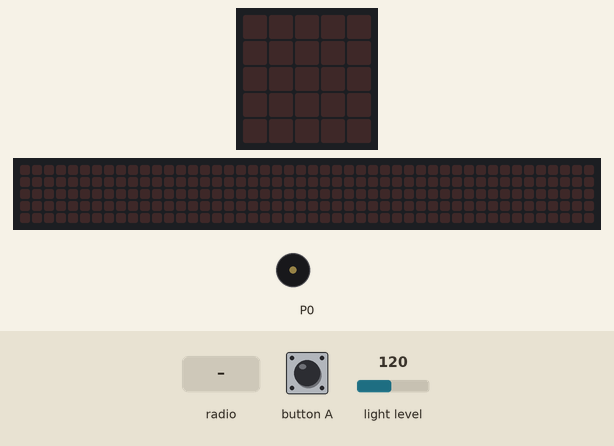
A program run on a simulated BBC micro:bit (MakeCode). Shown: the board's 5×5 LED display, a strip that is not on the board, showing the scrolling text unrolled, buzzer (waves = sounding). The test bench sets the inputs (shaded band); at power-on: light level 120. No radio messages arrive unless stated (any console line starting 'radio sent:' is added by the test bench); the 48×5 strip is a reading aid, not a part: it shows the text the display is scrolling, unrolled, one strip-width of it at a time; what the program prints to the serial console is not drawn.

Above: at 1.2 s.
1.3 s: radio message "lights off" arrives
At 1.7 s:
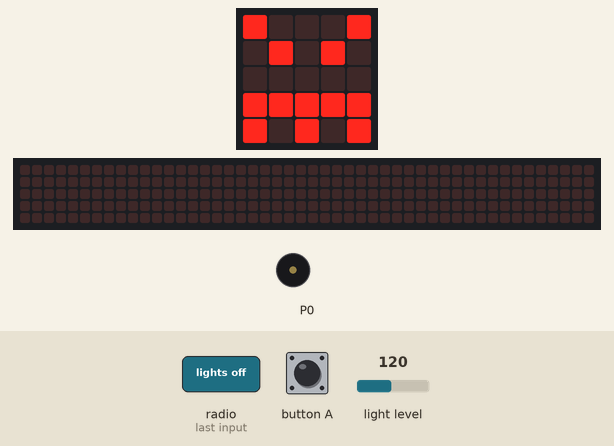
4.3 s: button A pressed for 0.15 s
At 4.84 s:
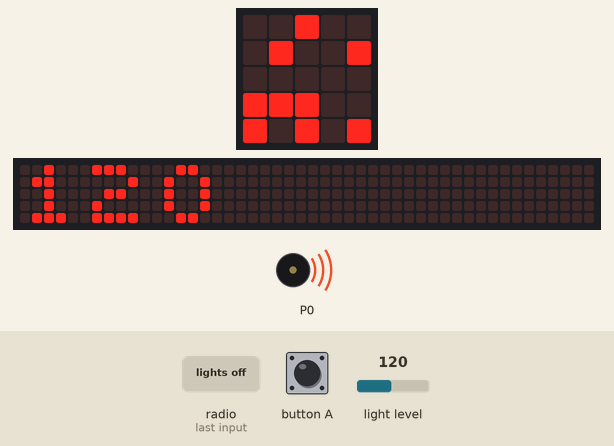
7.3 s: radio message "lights off" arrives
At 9.8 s:
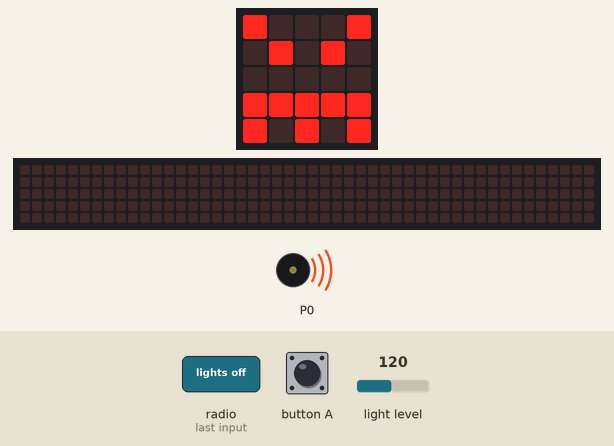
10.3 s: radio message "lights on" arrives
At 11.3 s:
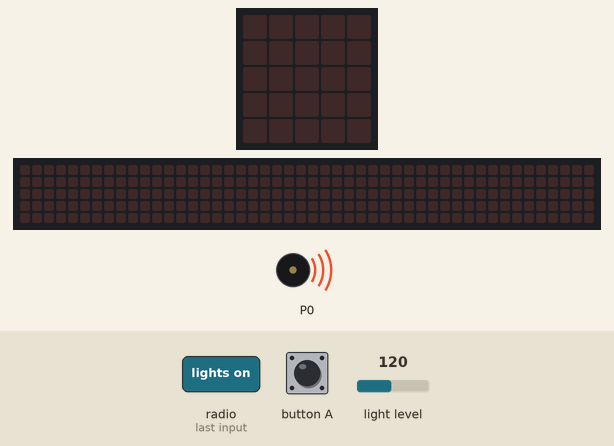
13.1 s: button A pressed for 0.15 s
At 13.4 s:
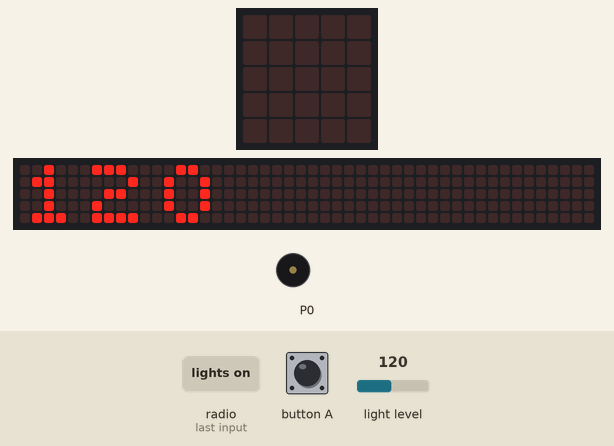
Timing chart, 0 to 16.1 s (numbered marks = the images above; inputs shaded):
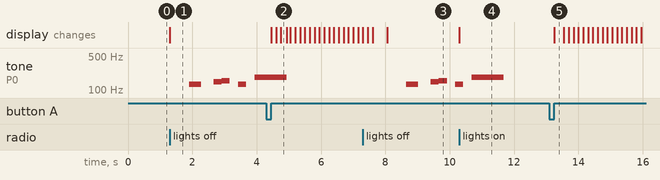

Measured:
- after the input at 1.3 s, tone on P0: plays 131 Hz for 0.38 s, 147 Hz for 0.26 s, 156 Hz for 0.25 s, 131 Hz for 0.25 s, 185 Hz for 0.36 s, starting after 0.60 s; the display: changes at once (image 1)
- after the input at 4.3 s, the display: first changes after 0.15 s (image 2 shows a later state)
- after the input at 7.3 s, tone on P0: plays 131 Hz for 0.38 s, 147 Hz for 0.26 s, 156 Hz for 0.25 s, 131 Hz for 0.12 s, starting after 1.4 s; the display: first differs from a run without the input after 0.75 s (image 3)
- after the input at 10.3 s, the display: changes at once (image 4)
- after the input at 13.1 s, the display: changes after 0.15 s (image 5)

The program:

main.ts
```typescript
input.onButtonPressed(Button.A, function () {
    basic.showNumber(input.lightLevel())
})
radio.onReceivedString(function (receivedString) {
    if (receivedString == "lights on") {
        basic.clearScreen()
    } else if (receivedString == "lights off") {
        basic.showIcon(IconNames.Angry)
        music.startMelody(music.builtInMelody(Melodies.Baddy), MelodyOptions.Once)
    }
})
radio.setGroup(5)
basic.forever(function () {
    if (input.lightLevel() > 50) {
        radio.sendString("lights on")
    } else {
        radio.sendString("lights off")
    }
})
```

test.ts
```typescript
// aquí va el archivo "tests"; esto no se compilará cuando este paquete se utilice como una extensión.
```
